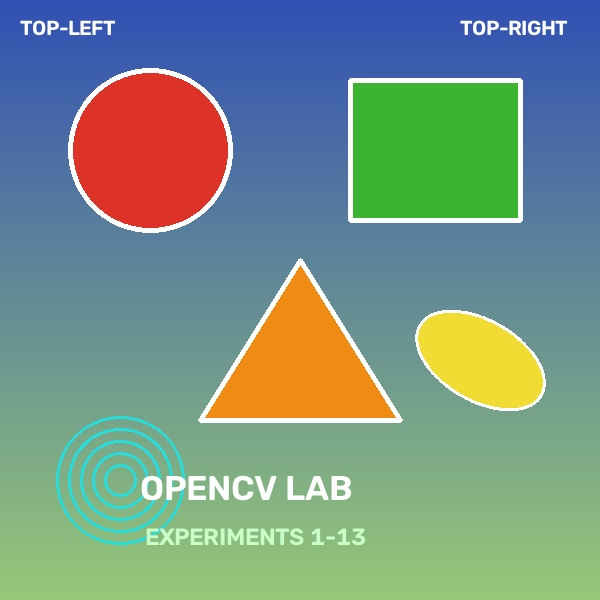
#> input picture LAB/photo.jpg, 600 x 600 px
$ python 'experiment 12.py'
#> lines starting #> are read from the running program, lines starting #| are printed output that depends on the picture
"""
EXPERIMENT 12
Aim: Perform a 270-degree rotation clockwise along the y-axis for the given image.
"""
import cv2
import os

img_path = "photo.jpg" if os.path.exists("photo.jpg") else "sample.jpg"
image = cv2.imread(img_path)
#> image is the input picture: shape (600, 600, 3); mean B, G, R 133.6, 146.9, 119.8
if image is None:
    raise FileNotFoundError(f"Image not found at {img_path}")

# 270-degree clockwise rotation (equivalent to 90-degree counter-clockwise)
rotated_270 = cv2.rotate(image, cv2.ROTATE_90_COUNTERCLOCKWISE)
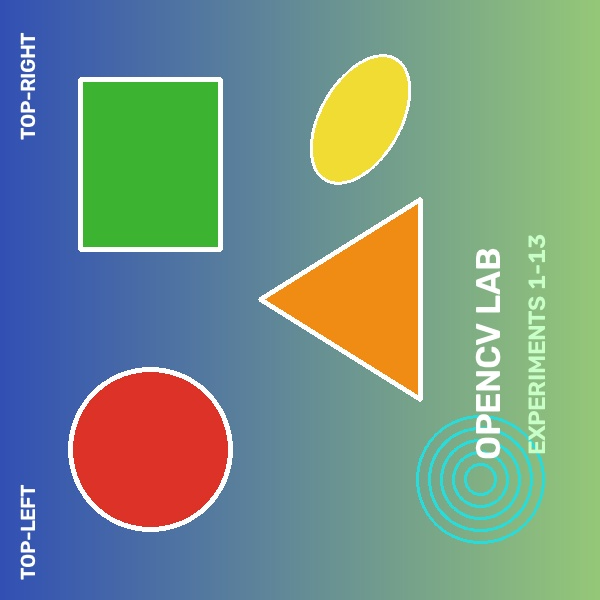
#> rotated_270: shape (600, 600, 3); mean B, G, R 133.6, 146.9, 119.8

cv2.imwrite("experiment 12_output.jpg", rotated_270)
print("[OK] Saved experiment 12_output.jpg")

cv2.imshow("Original Image", image)
cv2.imshow("270 Degree Rotation", rotated_270)
cv2.waitKey(1000)
cv2.destroyAllWindows()

$ run again, with LAB/experiment 10_y_axis_flipped.jpg copied over LAB/photo.jpg
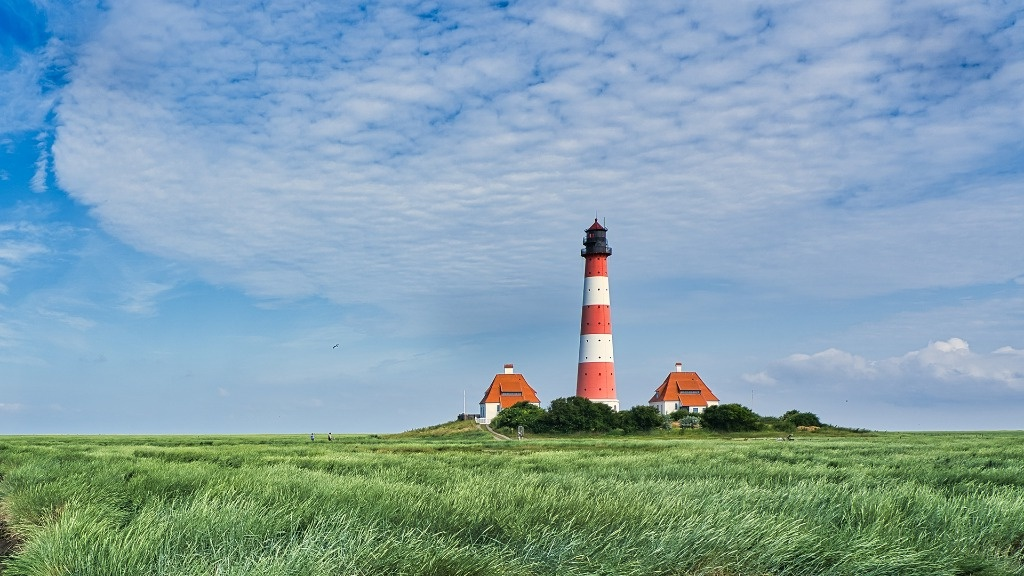
#> input picture LAB/experiment 10_y_axis_flipped.jpg, 1024 x 576 px
#> image is the input picture: shape (576, 1024, 3); mean B, G, R 170.9, 160.8, 129.9
#> `rotated_270 = cv2.rotate(image, cv2.ROTATE_90_COUNTERCLOCKWISE)`:
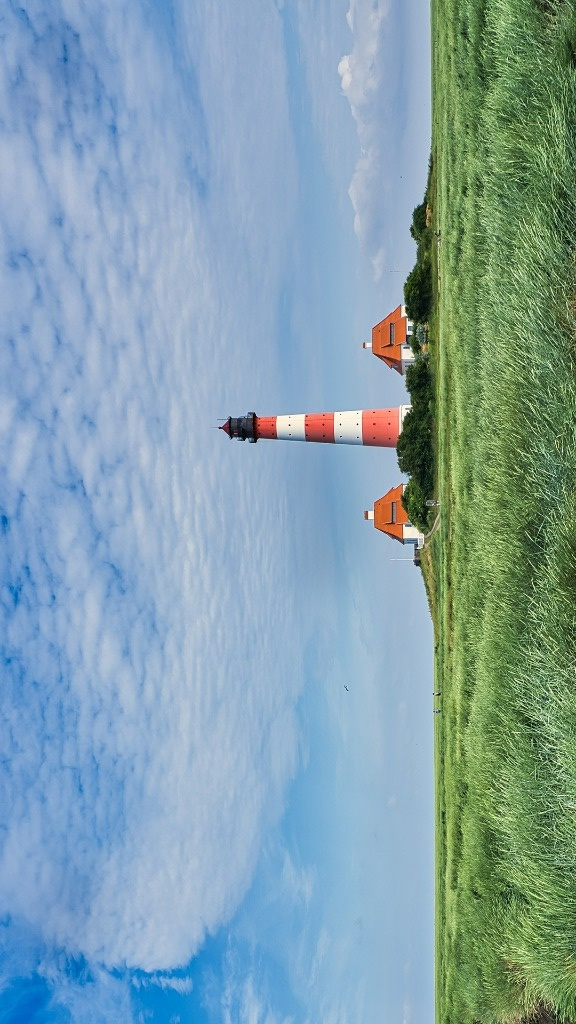
#> rotated_270: shape (1024, 576, 3); mean B, G, R 170.9, 160.8, 129.9
